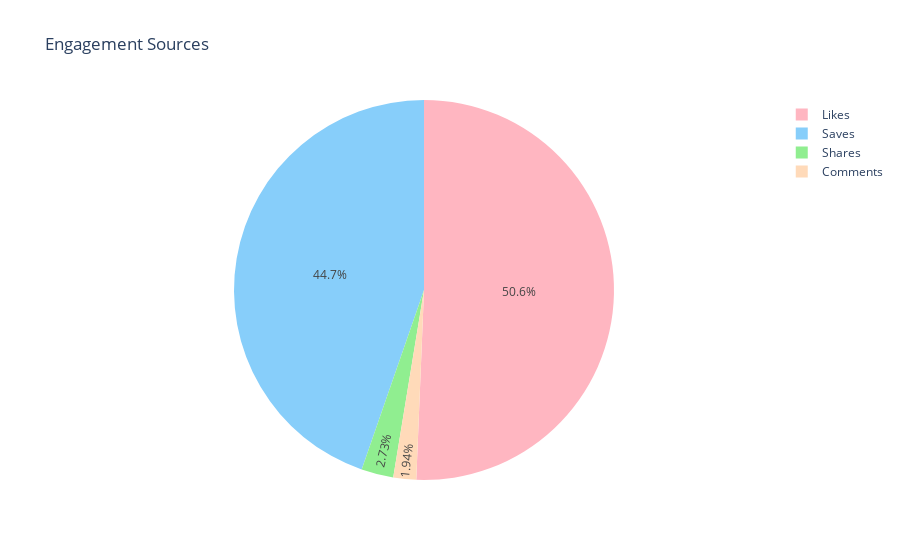

The notebook cell saved with this chart:
### Code cell
engagement_metrics = ['Saves', 'Comments', 'Shares', 'Likes']
engagement_counts = [data[metric].sum() for metric in engagement_metrics]

colors = ['#FFB6C1', '#87CEFA', '#90EE90', '#FFDAB9']

fig = px.pie(data_frame=data, names=engagement_metrics, values=engagement_counts, title='Engagement Sources', color_discrete_sequence=colors)

fig.show()

### Figure 1 — Plotly figure (JSON) as saved in the notebook; plotly's stock layout.template omitted (floating-point values rounded to 4 significant figures)
{"data": [{"domain": {"x": [0, 1], "y": [0, 1]}, "hovertemplate": "label=%{label}<br>value=%{value}<extra></extra>", "labels": ["Saves", "Comments", "Shares", "Likes"], "legendgroup": "", "name": "", "showlegend": true, "type": "pie", "values": [18244, 793, 1114, 20680]}], "layout": {"legend": {"tracegroupgap": 0}, "piecolorway": ["#FFB6C1", "#87CEFA", "#90EE90", "#FFDAB9"], "title": {"text": "Engagement Sources"}}}
